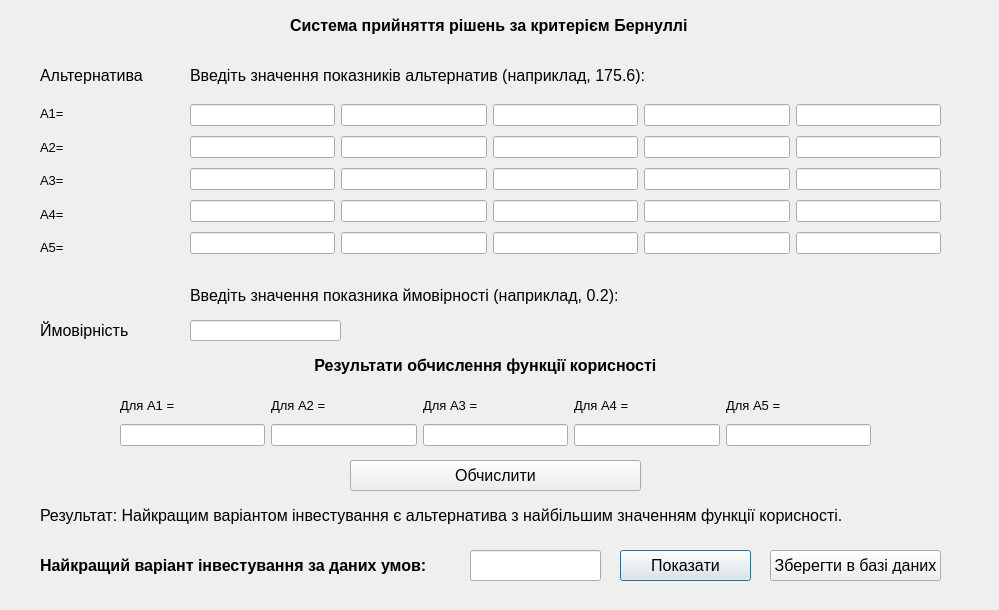
<?xml version="1.0" encoding="UTF-8"?>
<ui version="4.0">
 <class>Dialog3</class>
 <widget class="QDialog" name="Dialog3">
  <property name="geometry">
   <rect>
    <x>0</x>
    <y>0</y>
    <width>999</width>
    <height>610</height>
   </rect>
  </property>
  <property name="windowTitle">
   <string>Dialog</string>
  </property>
  <widget class="QWidget" name="layoutWidget">
   <property name="geometry">
    <rect>
     <x>190</x>
     <y>100</y>
     <width>751</width>
     <height>161</height>
    </rect>
   </property>
   <layout class="QVBoxLayout" name="verticalLayout_2">
    <item>
     <layout class="QHBoxLayout" name="horizontalLayout_2">
      <item>
       <widget class="QLineEdit" name="lineEdit_2"/>
      </item>
      <item>
       <widget class="QLineEdit" name="lineEdit_3"/>
      </item>
      <item>
       <widget class="QLineEdit" name="lineEdit_6"/>
      </item>
      <item>
       <widget class="QLineEdit" name="lineEdit_4"/>
      </item>
      <item>
       <widget class="QLineEdit" name="lineEdit">
        <property name="enabled">
         <bool>true</bool>
        </property>
       </widget>
      </item>
     </layout>
    </item>
    <item>
     <layout class="QHBoxLayout" name="horizontalLayout_3">
      <item>
       <widget class="QLineEdit" name="lineEdit_7"/>
      </item>
      <item>
       <widget class="QLineEdit" name="lineEdit_8"/>
      </item>
      <item>
       <widget class="QLineEdit" name="lineEdit_9"/>
      </item>
      <item>
       <widget class="QLineEdit" name="lineEdit_10"/>
      </item>
      <item>
       <widget class="QLineEdit" name="lineEdit_11"/>
      </item>
     </layout>
    </item>
    <item>
     <layout class="QHBoxLayout" name="horizontalLayout_4">
      <item>
       <widget class="QLineEdit" name="lineEdit_13"/>
      </item>
      <item>
       <widget class="QLineEdit" name="lineEdit_14"/>
      </item>
      <item>
       <widget class="QLineEdit" name="lineEdit_15"/>
      </item>
      <item>
       <widget class="QLineEdit" name="lineEdit_16"/>
      </item>
      <item>
       <widget class="QLineEdit" name="lineEdit_17"/>
      </item>
     </layout>
    </item>
    <item>
     <layout class="QHBoxLayout" name="horizontalLayout_5">
      <item>
       <widget class="QLineEdit" name="lineEdit_19"/>
      </item>
      <item>
       <widget class="QLineEdit" name="lineEdit_20"/>
      </item>
      <item>
       <widget class="QLineEdit" name="lineEdit_21"/>
      </item>
      <item>
       <widget class="QLineEdit" name="lineEdit_22"/>
      </item>
      <item>
       <widget class="QLineEdit" name="lineEdit_23"/>
      </item>
     </layout>
    </item>
    <item>
     <layout class="QHBoxLayout" name="horizontalLayout_6">
      <item>
       <widget class="QLineEdit" name="lineEdit_25"/>
      </item>
      <item>
       <widget class="QLineEdit" name="lineEdit_26"/>
      </item>
      <item>
       <widget class="QLineEdit" name="lineEdit_27"/>
      </item>
      <item>
       <widget class="QLineEdit" name="lineEdit_28"/>
      </item>
      <item>
       <widget class="QLineEdit" name="lineEdit_29"/>
      </item>
     </layout>
    </item>
   </layout>
  </widget>
  <widget class="QLabel" name="label_16">
   <property name="geometry">
    <rect>
     <x>190</x>
     <y>60</y>
     <width>711</width>
     <height>31</height>
    </rect>
   </property>
   <property name="font">
    <font>
     <pointsize>12</pointsize>
    </font>
   </property>
   <property name="text">
    <string>Введіть значення показників альтернатив (наприклад, 175.6):</string>
   </property>
  </widget>
  <widget class="QWidget" name="layoutWidget_2">
   <property name="geometry">
    <rect>
     <x>40</x>
     <y>100</y>
     <width>141</width>
     <height>161</height>
    </rect>
   </property>
   <property name="font">
    <font>
     <pointsize>10</pointsize>
    </font>
   </property>
   <layout class="QVBoxLayout" name="verticalLayout">
    <item>
     <widget class="QLabel" name="label">
      <property name="font">
       <font>
        <pointsize>10</pointsize>
       </font>
      </property>
      <property name="text">
       <string>A1=</string>
      </property>
     </widget>
    </item>
    <item>
     <widget class="QLabel" name="label_2">
      <property name="font">
       <font>
        <pointsize>10</pointsize>
       </font>
      </property>
      <property name="text">
       <string>A2=</string>
      </property>
     </widget>
    </item>
    <item>
     <widget class="QLabel" name="label_3">
      <property name="font">
       <font>
        <pointsize>10</pointsize>
       </font>
      </property>
      <property name="text">
       <string>A3=</string>
      </property>
     </widget>
    </item>
    <item>
     <widget class="QLabel" name="label_4">
      <property name="font">
       <font>
        <pointsize>10</pointsize>
       </font>
      </property>
      <property name="text">
       <string>A4=</string>
      </property>
     </widget>
    </item>
    <item>
     <widget class="QLabel" name="label_5">
      <property name="font">
       <font>
        <pointsize>10</pointsize>
       </font>
      </property>
      <property name="text">
       <string>A5=</string>
      </property>
     </widget>
    </item>
   </layout>
  </widget>
  <widget class="QLabel" name="label_15">
   <property name="geometry">
    <rect>
     <x>40</x>
     <y>60</y>
     <width>141</width>
     <height>31</height>
    </rect>
   </property>
   <property name="font">
    <font>
     <pointsize>12</pointsize>
    </font>
   </property>
   <property name="text">
    <string>Альтернатива</string>
   </property>
  </widget>
  <widget class="QLabel" name="label_17">
   <property name="geometry">
    <rect>
     <x>290</x>
     <y>10</y>
     <width>511</width>
     <height>31</height>
    </rect>
   </property>
   <property name="font">
    <font>
     <pointsize>12</pointsize>
     <weight>75</weight>
     <bold>true</bold>
    </font>
   </property>
   <property name="text">
    <string>Система прийняття рішень за критерієм Бернуллі</string>
   </property>
  </widget>
  <widget class="QLabel" name="label_18">
   <property name="geometry">
    <rect>
     <x>40</x>
     <y>320</y>
     <width>141</width>
     <height>21</height>
    </rect>
   </property>
   <property name="font">
    <font>
     <pointsize>12</pointsize>
    </font>
   </property>
   <property name="text">
    <string>Ймовірність</string>
   </property>
  </widget>
  <widget class="QLabel" name="label_19">
   <property name="geometry">
    <rect>
     <x>190</x>
     <y>280</y>
     <width>711</width>
     <height>31</height>
    </rect>
   </property>
   <property name="font">
    <font>
     <pointsize>12</pointsize>
    </font>
   </property>
   <property name="text">
    <string>Введіть значення показника ймовірності (наприклад, 0.2):</string>
   </property>
  </widget>
  <widget class="QLineEdit" name="lineEdit_5">
   <property name="geometry">
    <rect>
     <x>190</x>
     <y>320</y>
     <width>151</width>
     <height>21</height>
    </rect>
   </property>
  </widget>
  <widget class="QLabel" name="label_24">
   <property name="geometry">
    <rect>
     <x>310</x>
     <y>350</y>
     <width>381</width>
     <height>31</height>
    </rect>
   </property>
   <property name="font">
    <font>
     <pointsize>12</pointsize>
     <weight>75</weight>
     <bold>true</bold>
    </font>
   </property>
   <property name="text">
    <string> Результати обчислення функції корисності</string>
   </property>
  </widget>
  <widget class="QWidget" name="layoutWidget_3">
   <property name="geometry">
    <rect>
     <x>120</x>
     <y>390</y>
     <width>751</width>
     <height>31</height>
    </rect>
   </property>
   <property name="font">
    <font>
     <pointsize>10</pointsize>
    </font>
   </property>
   <layout class="QHBoxLayout" name="horizontalLayout_8">
    <item>
     <widget class="QLabel" name="label_10">
      <property name="font">
       <font>
        <pointsize>10</pointsize>
       </font>
      </property>
      <property name="text">
       <string>Для А1 = </string>
      </property>
     </widget>
    </item>
    <item>
     <widget class="QLabel" name="label_9">
      <property name="font">
       <font>
        <pointsize>10</pointsize>
       </font>
      </property>
      <property name="text">
       <string>Для А2 = </string>
      </property>
     </widget>
    </item>
    <item>
     <widget class="QLabel" name="label_8">
      <property name="font">
       <font>
        <pointsize>10</pointsize>
       </font>
      </property>
      <property name="text">
       <string>Для А3 = </string>
      </property>
     </widget>
    </item>
    <item>
     <widget class="QLabel" name="label_6">
      <property name="font">
       <font>
        <pointsize>10</pointsize>
       </font>
      </property>
      <property name="text">
       <string>Для А4 = </string>
      </property>
     </widget>
    </item>
    <item>
     <widget class="QLabel" name="label_7">
      <property name="font">
       <font>
        <pointsize>10</pointsize>
       </font>
      </property>
      <property name="text">
       <string>Для А5 = </string>
      </property>
     </widget>
    </item>
   </layout>
  </widget>
  <widget class="QWidget" name="layoutWidget_4">
   <property name="geometry">
    <rect>
     <x>120</x>
     <y>420</y>
     <width>751</width>
     <height>31</height>
    </rect>
   </property>
   <layout class="QHBoxLayout" name="horizontalLayout_9">
    <item>
     <widget class="QLineEdit" name="lineEdit_12"/>
    </item>
    <item>
     <widget class="QLineEdit" name="lineEdit_18"/>
    </item>
    <item>
     <widget class="QLineEdit" name="lineEdit_24"/>
    </item>
    <item>
     <widget class="QLineEdit" name="lineEdit_30"/>
    </item>
    <item>
     <widget class="QLineEdit" name="lineEdit_31"/>
    </item>
   </layout>
  </widget>
  <widget class="QLabel" name="label_20">
   <property name="geometry">
    <rect>
     <x>40</x>
     <y>540</y>
     <width>421</width>
     <height>51</height>
    </rect>
   </property>
   <property name="font">
    <font>
     <pointsize>12</pointsize>
     <weight>75</weight>
     <bold>true</bold>
    </font>
   </property>
   <property name="text">
    <string>Найкращий варіант інвестування за даних умов:</string>
   </property>
  </widget>
  <widget class="QLineEdit" name="lineEdit_41">
   <property name="geometry">
    <rect>
     <x>470</x>
     <y>550</y>
     <width>131</width>
     <height>31</height>
    </rect>
   </property>
  </widget>
  <widget class="QPushButton" name="pushButton">
   <property name="geometry">
    <rect>
     <x>620</x>
     <y>550</y>
     <width>131</width>
     <height>31</height>
    </rect>
   </property>
   <property name="font">
    <font>
     <pointsize>12</pointsize>
    </font>
   </property>
   <property name="text">
    <string>Показати</string>
   </property>
  </widget>
  <widget class="QPushButton" name="pushButton_2">
   <property name="geometry">
    <rect>
     <x>350</x>
     <y>460</y>
     <width>291</width>
     <height>31</height>
    </rect>
   </property>
   <property name="font">
    <font>
     <pointsize>12</pointsize>
    </font>
   </property>
   <property name="text">
    <string>Обчислити</string>
   </property>
  </widget>
  <widget class="QPushButton" name="pushButton_3">
   <property name="geometry">
    <rect>
     <x>770</x>
     <y>550</y>
     <width>171</width>
     <height>31</height>
    </rect>
   </property>
   <property name="font">
    <font>
     <pointsize>12</pointsize>
    </font>
   </property>
   <property name="text">
    <string>Зберегти в базі даних</string>
   </property>
  </widget>
  <widget class="QLabel" name="label_11">
   <property name="geometry">
    <rect>
     <x>40</x>
     <y>500</y>
     <width>901</width>
     <height>31</height>
    </rect>
   </property>
   <property name="font">
    <font>
     <pointsize>12</pointsize>
    </font>
   </property>
   <property name="text">
    <string>Результат: Найкращим варіантом інвестування є альтернатива з найбільшим значенням функції корисності.</string>
   </property>
  </widget>
 </widget>
 <resources/>
 <connections/>
</ui>
